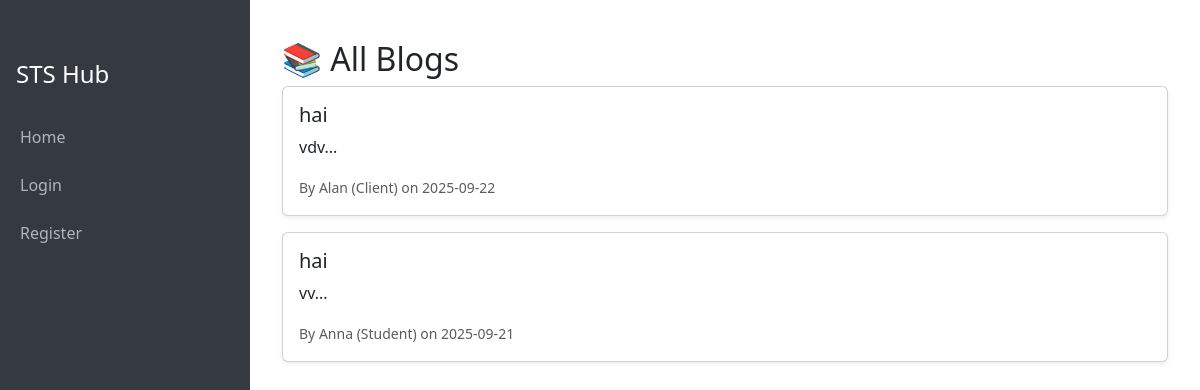
The app's page /blog/all with its own data.
### models.py (models this page shows, shortened)
class Blog(db.Model):
    id = db.Column(db.Integer, primary_key=True)
    author_id = db.Column(db.Integer, db.ForeignKey("user.id"), nullable=False)
    title = db.Column(db.String(200), nullable=False)
    content = db.Column(db.Text, nullable=False)
    status = db.Column(db.String(20), default="pending")  # pending, approved, rejected
    created_at = db.Column(db.DateTime, default=datetime.utcnow)
    author = db.relationship("User", backref="blogs")

class User(db.Model, UserMixin):
    id = db.Column(db.Integer, primary_key=True)
    username = db.Column(db.String(80), unique=False,nullable=False)
    password = db.Column(db.String(200), nullable=False)
    role = db.Column(db.String(20), nullable=False)
    status = db.Column(db.String(20), default="pending")
    badge = db.Column(db.String(100), default=None)
    bio = db.Column(db.Text, default="")
    skills = db.Column(db.Text, default="")
    resume = db.Column(db.String(200), default=None)
    profile_pic = db.Column(db.String(200), default="static/default_avatar.png")
    email = db.Column(db.String(120), unique=True, nullable=True)
    college_id = db.Column(db.String(200), nullable=True)
    company_name = db.Column(db.String(200), nullable=True)
    company_address = db.Column(db.String(300), nullable=True)
    contact_number = db.Column(db.String(50), nullable=True)
    website = db.Column(db.String(200), nullable=True)
    proof_file = db.Column(db.String(200), nullable=True)  # uploaded proof doc

### routes/blog_routes.py (the view)
@blog_bp.route("/all")
def all_blogs():
    blogs = Blog.query.filter_by(status="approved").order_by(Blog.created_at.desc()).all()
    return render_template("blogs.html", blogs=blogs)

### templates/blogs.html
{% extends "base.html" %}
{% block content %}
<div class="container">
  <h2>📚 All Blogs</h2>
  {% for blog in blogs %}
    <div class="card mb-3 shadow-sm">
      <div class="card-body">
        <h5>{{ blog.title }}</h5>
        <p>{{ blog.content[:200] }}...</p>
        <small class="text-muted">By {{ blog.author.username }} ({{ blog.author.role }})
        on {{ blog.created_at.strftime('%Y-%m-%d') }}</small>
      </div>
    </div>
  {% else %}
    <p>No blogs yet.</p>
  {% endfor %}
</div>
{% endblock %}

### templates/base.html (style rules this page uses)
body { min-height: 100vh; display: flex; flex-direction: row; }

### records on screen
Blog: title "hai", content "vdv", author.username "Alan", author.role "Client", created_at "2025-09-22"
Blog: title "hai", content "vv", author.username "Anna", author.role "Student", created_at "2025-09-21"
